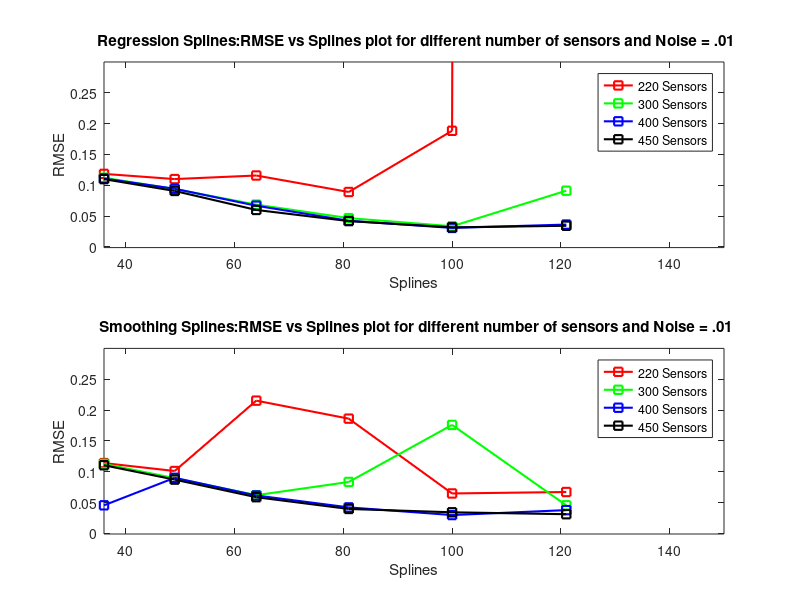
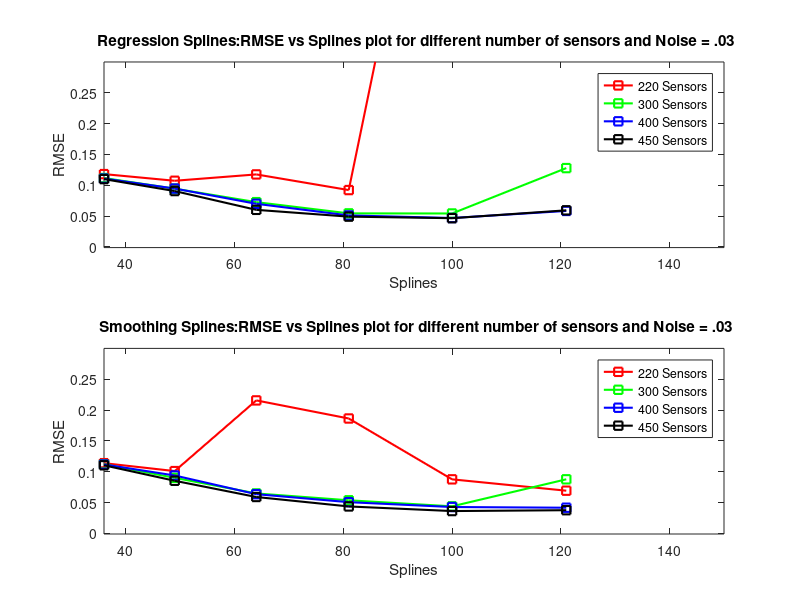
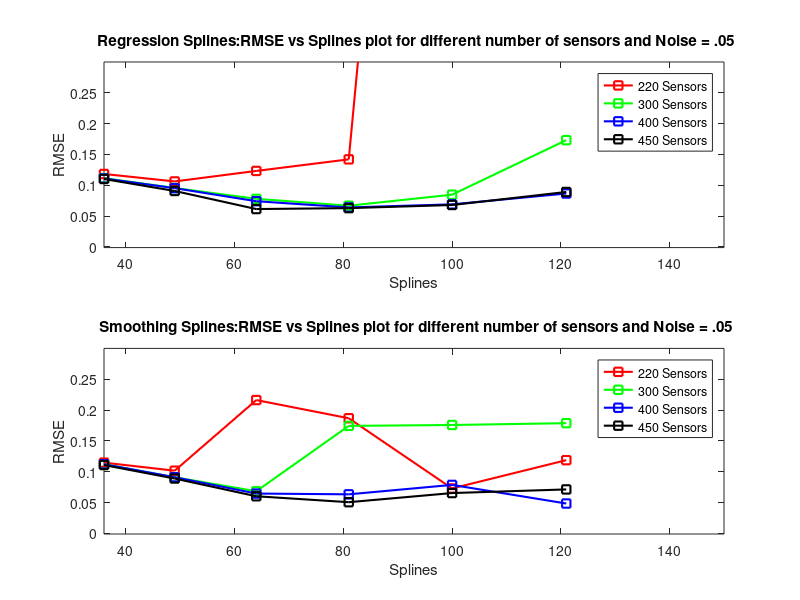
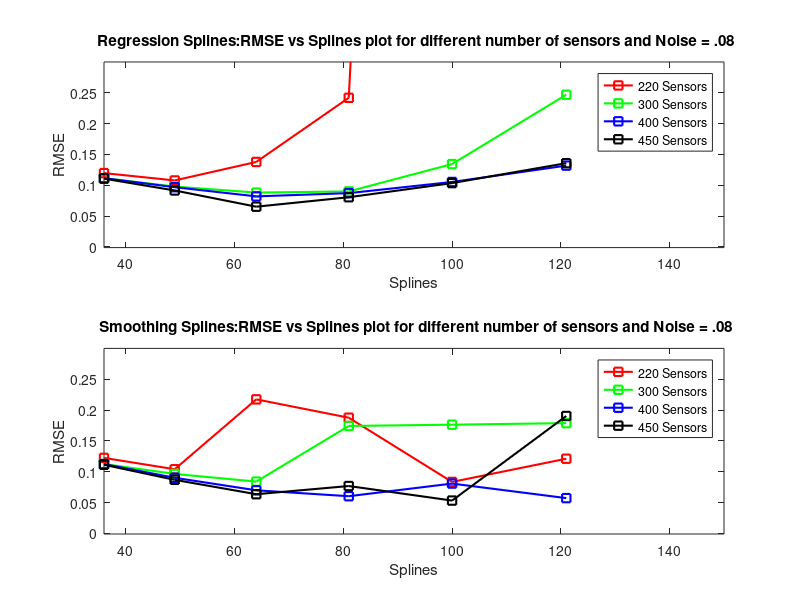

Write the MATLAB code that produced these figures, in order.
%Graphs for OCV


close all
clear all
clc


x = [220 , 300, 400, 450];
y = [ 36 , 49 , 64 , 81 , 100 ,121];
z_reg_01 = [0.11854	0.11226	0.11094	0.11001
0.11012	0.09385	0.09442	0.09086
0.11589	0.06867	0.06689	0.06005
0.08916	0.04678	0.04249	0.04198
0.1884	0.03361	0.0309	0.03184
57.42233	0.09125	0.03634	0.03438
];


z_smooth_01 =[0.11401	0.11268	0.04554	0.11048
0.10115	0.08951	0.0901	0.08718
0.21526	0.06193	0.06146	0.05867
0.18607	0.08339	0.04217	0.03961
0.06475	0.1759	0.02973	0.0342
0.0671	0.04554	0.03774	0.0311
];


figure (1)
subplot(2,1,1)
plot (y,z_reg_01(:,1),'rs-','LineWidth',1.5)%----220
hold on
plot (y,z_reg_01(:,2),'gs-','LineWidth',1.5)%----300
plot (y,z_reg_01(:,3),'bs-','LineWidth',1.5)%----400
plot (y,z_reg_01(:,4),'ks-','LineWidth',1.5)%----450
hold off
xlabel('Splines');
ylabel('RMSE');
axis([36 150  -.001 .3])
title(' Regression Splines:RMSE vs Splines plot for different number of sensors and Noise = .01');
legend('220 Sensors', '300 Sensors' , '400 Sensors' , '450 Sensors');

subplot(2,1,2)
plot (y,z_smooth_01(:,1),'rs-','LineWidth',1.5)%----220
hold on
plot (y,z_smooth_01(:,2),'gs-','LineWidth',1.5)%----300
plot (y,z_smooth_01(:,3),'bs-','LineWidth',1.5)%----400
plot (y,z_smooth_01(:,4),'ks-','LineWidth',1.5)%----450

hold off
xlabel('Splines');
ylabel('RMSE');
axis([36 150  -.001 .3])
title(' Smoothing Splines:RMSE vs Splines plot for different number of sensors and Noise = .01');
legend('220 Sensors', '300 Sensors' , '400 Sensors' , '450 Sensors');

%-------------------------------------------------------------------------------------------------------
x = [220 , 300, 400, 450];
y = [ 36 , 49 , 64 , 81 , 100 ,121];
z_reg_03 = [0.11818	0.11179	0.11092	0.11004
0.10737	0.09452	0.09474	0.09068
0.11767	0.0727	0.07003	0.06022
0.09229	0.05447	0.05117	0.0492
0.90314	0.05432	0.04698	0.04667
40.69873	0.12792	0.05846	0.05945];


z_smooth_03 =[0.11386	0.11223	0.11177	0.11041
0.10102	0.09007	0.09387	0.08533
0.21565	0.06478	0.06359	0.05901
0.18632	0.05367	0.05063	0.04369
0.08764	0.04386	0.04276	0.03621
0.06923	0.08769	0.04161	0.03759];


figure (2)
subplot(2,1,1)
plot (y,z_reg_03(:,1),'rs-','LineWidth',1.5)%----220
hold on
plot (y,z_reg_03(:,2),'gs-','LineWidth',1.5)%----300
plot (y,z_reg_03(:,3),'bs-','LineWidth',1.5)%----400
plot (y,z_reg_03(:,4),'ks-','LineWidth',1.5)%----450
hold off
xlabel('Splines');
ylabel('RMSE');
axis([36 150  -.001 .3])
title(' Regression Splines:RMSE vs Splines plot for different number of sensors and Noise = .03');
legend('220 Sensors', '300 Sensors' , '400 Sensors' , '450 Sensors');

subplot(2,1,2)
plot (y,z_smooth_03(:,1),'rs-','LineWidth',1.5)%----220
hold on
plot (y,z_smooth_03(:,2),'gs-','LineWidth',1.5)%----300
plot (y,z_smooth_03(:,3),'bs-','LineWidth',1.5)%----400
plot (y,z_smooth_03(:,4),'ks-','LineWidth',1.5)%----450

hold off
xlabel('Splines');
ylabel('RMSE');
axis([36 150  -.001 .3])
title(' Smoothing Splines:RMSE vs Splines plot for different number of sensors and Noise = .03');
legend('220 Sensors', '300 Sensors' , '400 Sensors' , '450 Sensors');
%-----------------------------------------------------------------------------------
%.05
%-----------------------------------------------------------------------------------
x = [220 , 300, 400, 450];
y = [ 36 , 49 , 64 , 81 , 100 ,121];
z_reg_05 =[ 0.1184	0.11153	0.11107	0.11023
0.10629	0.0956	0.09538	0.09082
0.12331	0.0781	0.07421	0.0615
0.14209	0.06692	0.06411	0.063
1.9189	0.0848	0.06913	0.06806
24.0125	0.17321	0.08668	0.08919
];


z_smooth_05 =[0.11473	0.11218	0.11208	0.11082
0.10166	0.09097	0.09108	0.08893
0.21621	0.06834	0.06459	0.06021
0.18672	0.17432	0.06335	0.05059
0.07289	0.17576	0.07862	0.0654
0.11875	0.17873	0.04843	0.0713

];


figure (3)
subplot(2,1,1)
plot (y,z_reg_05(:,1),'rs-','LineWidth',1.5)%----220
hold on
plot (y,z_reg_05(:,2),'gs-','LineWidth',1.5)%----300
plot (y,z_reg_05(:,3),'bs-','LineWidth',1.5)%----400
plot (y,z_reg_05(:,4),'ks-','LineWidth',1.5)%----450
hold off
xlabel('Splines');
ylabel('RMSE');
axis([36 150  -.001 .3])
title(' Regression Splines:RMSE vs Splines plot for different number of sensors and Noise = .05');
legend('220 Sensors', '300 Sensors' , '400 Sensors' , '450 Sensors');

subplot(2,1,2)
plot (y,z_smooth_05(:,1),'rs-','LineWidth',1.5)%----220
hold on
plot (y,z_smooth_05(:,2),'gs-','LineWidth',1.5)%----300
plot (y,z_smooth_05(:,3),'bs-','LineWidth',1.5)%----400
plot (y,z_smooth_05(:,4),'ks-','LineWidth',1.5)%----450

hold off
xlabel('Splines');
ylabel('RMSE');
axis([36 150  -.001 .3])
title(' Smoothing Splines:RMSE vs Splines plot for different number of sensors and Noise = .05');
legend('220 Sensors', '300 Sensors' , '400 Sensors' , '450 Sensors');

%----------------------------------------------------------------------------------------------
%.08
%------------------------------------------------------------------------------------------------

x = [220 , 300, 400, 450];
y = [ 36 , 49 , 64 , 81 , 100 ,121];
z_reg_08 =[ 0.11982	0.11157	0.11162	0.11083
0.1079	0.09798	0.09692	0.09162
0.13788	0.0882	0.08206	0.06533
0.24191	0.09012	0.08731	0.08066
3.44894	0.13448	0.10541	0.10359
3.01341	0.2469	0.13194	0.13588


];


z_smooth_08 =[0.12241	0.11245	0.11241	0.11127
0.10403	0.09643	0.09016	0.08685
0.21735	0.08399	0.06986	0.06352
0.18762	0.1742	0.06028	0.0768
0.08344	0.17628	0.08076	0.05321
0.12109	0.17881	0.05721	0.19037


];


figure (4)
subplot(2,1,1)
plot (y,z_reg_08(:,1),'rs-','LineWidth',1.5)%----220
hold on
plot (y,z_reg_08(:,2),'gs-','LineWidth',1.5)%----300
plot (y,z_reg_08(:,3),'bs-','LineWidth',1.5)%----400
plot (y,z_reg_08(:,4),'ks-','LineWidth',1.5)%----450
hold off
xlabel('Splines');
ylabel('RMSE');
axis([36 150  -.001 .3])
title(' Regression Splines:RMSE vs Splines plot for different number of sensors and Noise = .08');
legend('220 Sensors', '300 Sensors' , '400 Sensors' , '450 Sensors');

subplot(2,1,2)
plot (y,z_smooth_08(:,1),'rs-','LineWidth',1.5)%----220
hold on
plot (y,z_smooth_08(:,2),'gs-','LineWidth',1.5)%----300
plot (y,z_smooth_08(:,3),'bs-','LineWidth',1.5)%----400
plot (y,z_smooth_08(:,4),'ks-','LineWidth',1.5)%----450

hold off
xlabel('Splines');
ylabel('RMSE');
axis([36 150  -.001 .3])
title(' Smoothing Splines:RMSE vs Splines plot for different number of sensors and Noise = .08');
legend('220 Sensors', '300 Sensors' , '400 Sensors' , '450 Sensors');




%----------------------------------------------------------------------------------------------
%.1
%------------------------------------------------------------------------------------------------

x = [220 , 300, 400, 450];
y = [ 36 , 49 , 64 , 81 , 100 ,121];
z_reg_1 =[0.12148	0.11857	0.11219	0.11144
0.11105	0.10005	0.09833	0.09254
0.15076	0.09595	0.08813	0.06899
0.31298	0.10708	0.10399	0.09548
4.46975	0.16844	0.13031	0.1281
18.22565	0.29765	0.16281	0.16749


];


z_smooth_1 =[0.12434	0.11555	0.11312	0.11195
0.16813	0.11356	0.09207	0.08816
0.21831	0.08535	0.08072	0.06662
0.18681	0.17424	0.07406	0.08036
0.09191	0.17685	0.07974	0.05944
0.13925	0.17896	0.18132	0.19062

];


figure (5)
subplot(2,1,1)
plot (y,z_reg_1(:,1),'rs-','LineWidth',1.5)%----220
hold on
plot (y,z_reg_1(:,2),'gs-','LineWidth',1.5)%----300
plot (y,z_reg_1(:,3),'bs-','LineWidth',1.5)%----400
plot (y,z_reg_1(:,4),'ks-','LineWidth',1.5)%----450
hold off
xlabel('Splines');
ylabel('RMSE');
axis([36 150  -.001 .3])
title(' Regression Splines:RMSE vs Splines plot for different number of sensors and Noise = .1');
legend('220 Sensors', '300 Sensors' , '400 Sensors' , '450 Sensors');

subplot(2,1,2)
plot (y,z_smooth_1(:,1),'rs-','LineWidth',1.5)%----220
hold on
plot (y,z_smooth_1(:,2),'gs-','LineWidth',1.5)%----300
plot (y,z_smooth_1(:,3),'bs-','LineWidth',1.5)%----400
plot (y,z_smooth_1(:,4),'ks-','LineWidth',1.5)%----450

hold off
xlabel('Splines');
ylabel('RMSE');
axis([36 150  -.001 .3])
title(' Smoothing Splines:RMSE vs Splines plot for different number of sensors and Noise = .1');
legend('220 Sensors', '300 Sensors' , '400 Sensors' , '450 Sensors');











